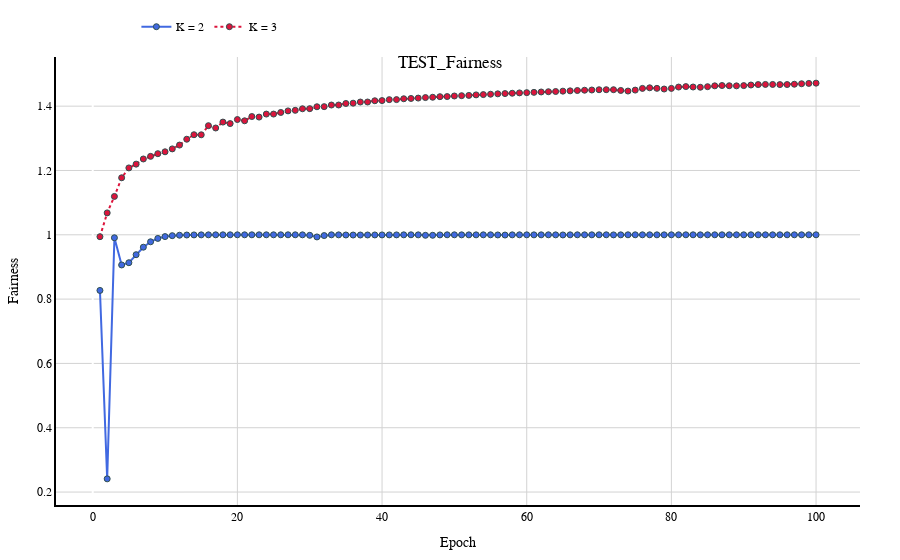
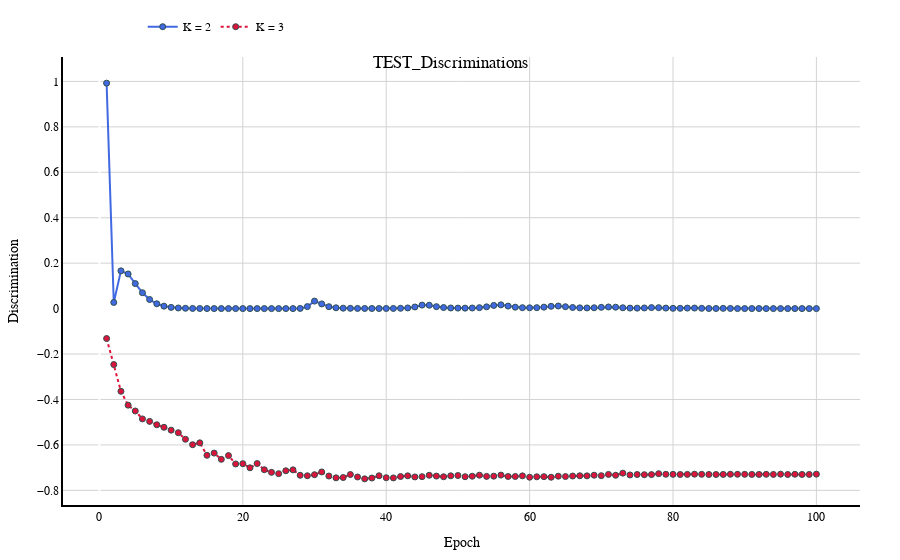
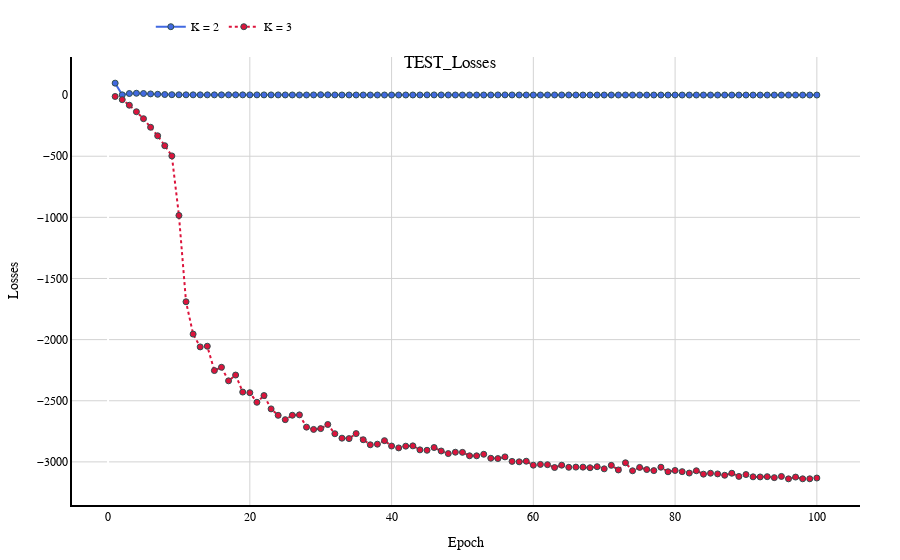

Source (notebook cell) for these figures, in order:
### Code cell
plot_comp_metric_k("TEST_Fairness", "Fairness", test_fairness7, test_fairness8)
plot_comp_metric_k("TEST_Discriminations", "Discrimination", test_discriminations7, test_discriminations8)
plot_comp_metric_k("TEST_Losses", "Losses", test_losses7,test_losses8)
